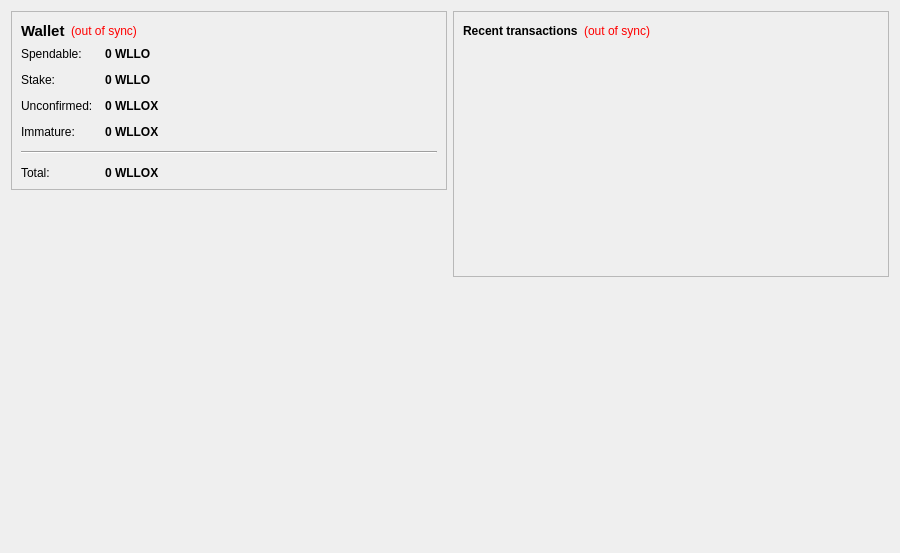
<?xml version="1.0" encoding="UTF-8"?>
<ui version="4.0">
 <class>OverviewPage</class>
 <widget class="QWidget" name="OverviewPage">
  <property name="geometry">
   <rect>
    <x>0</x>
    <y>0</y>
    <width>900</width>
    <height>553</height>
   </rect>
  </property>
  <property name="windowTitle">
   <string>Form</string>
  </property>
  <layout class="QHBoxLayout" name="horizontalLayout" stretch="1,1">
   <item>
    <layout class="QVBoxLayout" name="verticalLayout_2">
     <item>
      <widget class="QFrame" name="frame">
       <property name="frameShape">
        <enum>QFrame::StyledPanel</enum>
       </property>
       <property name="frameShadow">
        <enum>QFrame::Raised</enum>
       </property>
       <layout class="QVBoxLayout" name="verticalLayout_4">
        <item>
         <layout class="QHBoxLayout" name="horizontalLayout_4">
          <item>
           <widget class="QLabel" name="label_5">
            <property name="font">
             <font>
              <pointsize>11</pointsize>
              <weight>75</weight>
              <bold>true</bold>
             </font>
            </property>
            <property name="text">
             <string>Wallet</string>
            </property>
           </widget>
          </item>
          <item>
           <widget class="QLabel" name="labelWalletStatus">
            <property name="toolTip">
             <string>The displayed information may be out of date. Your wallet automatically synchronizes with the WillowCoin-v2 network after a connection is established, but this process has not completed yet.</string>
            </property>
            <property name="styleSheet">
             <string notr="true">QLabel { color: red; }</string>
            </property>
            <property name="text">
             <string notr="true">(out of sync)</string>
            </property>
            <property name="alignment">
             <set>Qt::AlignLeading|Qt::AlignLeft|Qt::AlignVCenter</set>
            </property>
           </widget>
          </item>
          <item>
           <spacer name="horizontalSpacer_2">
            <property name="orientation">
             <enum>Qt::Horizontal</enum>
            </property>
            <property name="sizeHint" stdset="0">
             <size>
              <width>40</width>
              <height>20</height>
             </size>
            </property>
           </spacer>
          </item>
         </layout>
        </item>
        <item>
         <layout class="QFormLayout" name="formLayout_2">
          <property name="fieldGrowthPolicy">
           <enum>QFormLayout::AllNonFixedFieldsGrow</enum>
          </property>
          <property name="horizontalSpacing">
           <number>12</number>
          </property>
          <property name="verticalSpacing">
           <number>12</number>
          </property>
          <item row="0" column="0">
           <widget class="QLabel" name="label">
            <property name="text">
             <string>Spendable:</string>
            </property>
           </widget>
          </item>
          <item row="0" column="1">
           <widget class="QLabel" name="labelBalance">
            <property name="font">
             <font>
              <weight>75</weight>
              <bold>true</bold>
             </font>
            </property>
            <property name="cursor">
             <cursorShape>IBeamCursor</cursorShape>
            </property>
            <property name="toolTip">
             <string>Your current spendable balance</string>
            </property>
            <property name="text">
             <string notr="true">0 WLLO</string>
            </property>
            <property name="textInteractionFlags">
             <set>Qt::LinksAccessibleByMouse|Qt::TextSelectableByKeyboard|Qt::TextSelectableByMouse</set>
            </property>
           </widget>
          </item>
          <item row="1" column="0">
           <widget class="QLabel" name="label_6">
            <property name="text">
             <string>Stake:</string>
            </property>
           </widget>
          </item>
          <item row="1" column="1">
           <widget class="QLabel" name="labelStake">
            <property name="font">
             <font>
              <weight>75</weight>
              <bold>true</bold>
             </font>
            </property>
            <property name="cursor">
             <cursorShape>IBeamCursor</cursorShape>
            </property>
            <property name="toolTip">
             <string>Total of coins that were staked, and do not yet count toward the current balance</string>
            </property>
            <property name="text">
             <string notr="true">0 WLLO</string>
            </property>
            <property name="textInteractionFlags">
             <set>Qt::LinksAccessibleByMouse|Qt::TextSelectableByKeyboard|Qt::TextSelectableByMouse</set>
            </property>
           </widget>
          </item>
          <item row="2" column="0">
           <widget class="QLabel" name="label_3">
            <property name="text">
             <string>Unconfirmed:</string>
            </property>
           </widget>
          </item>
          <item row="2" column="1">
           <widget class="QLabel" name="labelUnconfirmed">
            <property name="font">
             <font>
              <weight>75</weight>
              <bold>true</bold>
             </font>
            </property>
            <property name="cursor">
             <cursorShape>IBeamCursor</cursorShape>
            </property>
            <property name="toolTip">
             <string>Total of transactions that have yet to be confirmed, and do not yet count toward the current balance</string>
            </property>
            <property name="text">
             <string notr="true">0 WLLOX</string>
            </property>
            <property name="textInteractionFlags">
             <set>Qt::LinksAccessibleByMouse|Qt::TextSelectableByKeyboard|Qt::TextSelectableByMouse</set>
            </property>
           </widget>
          </item>
          <item row="3" column="0">
           <widget class="QLabel" name="labelImmatureText">
            <property name="text">
             <string>Immature:</string>
            </property>
           </widget>
          </item>
          <item row="3" column="1">
           <widget class="QLabel" name="labelImmature">
            <property name="font">
             <font>
              <weight>75</weight>
              <bold>true</bold>
             </font>
            </property>
            <property name="toolTip">
             <string>Mined balance that has not yet matured</string>
            </property>
            <property name="text">
             <string notr="true">0 WLLOX</string>
            </property>
            <property name="textInteractionFlags">
             <set>Qt::LinksAccessibleByMouse|Qt::TextSelectableByKeyboard|Qt::TextSelectableByMouse</set>
            </property>
           </widget>
          </item>
          <item row="4" column="0" colspan="2">
           <widget class="Line" name="line">
            <property name="orientation">
             <enum>Qt::Horizontal</enum>
            </property>
           </widget>
          </item>
          <item row="5" column="0">
           <widget class="QLabel" name="labelTotalText">
            <property name="text">
             <string>Total:</string>
            </property>
           </widget>
          </item>
          <item row="5" column="1">
           <widget class="QLabel" name="labelTotal">
            <property name="font">
             <font>
              <weight>75</weight>
              <bold>true</bold>
             </font>
            </property>
            <property name="cursor">
             <cursorShape>IBeamCursor</cursorShape>
            </property>
            <property name="toolTip">
             <string>Your current total balance</string>
            </property>
            <property name="text">
             <string notr="true">0 WLLOX</string>
            </property>
            <property name="textInteractionFlags">
             <set>Qt::LinksAccessibleByMouse|Qt::TextSelectableByKeyboard|Qt::TextSelectableByMouse</set>
            </property>
           </widget>
          </item>
         </layout>
        </item>
       </layout>
      </widget>
     </item>
     <item>
      <spacer name="verticalSpacer">
       <property name="orientation">
        <enum>Qt::Vertical</enum>
       </property>
       <property name="sizeHint" stdset="0">
        <size>
         <width>20</width>
         <height>40</height>
        </size>
       </property>
      </spacer>
     </item>
    </layout>
   </item>
   <item>
    <layout class="QVBoxLayout" name="verticalLayout_3">
     <item>
      <widget class="QFrame" name="frame_2">
       <property name="frameShape">
        <enum>QFrame::StyledPanel</enum>
       </property>
       <property name="frameShadow">
        <enum>QFrame::Raised</enum>
       </property>
       <layout class="QVBoxLayout" name="verticalLayout">
        <item>
         <layout class="QHBoxLayout" name="horizontalLayout_2">
          <item>
           <widget class="QLabel" name="label_4">
            <property name="text">
             <string>&lt;b&gt;Recent transactions&lt;/b&gt;</string>
            </property>
           </widget>
          </item>
          <item>
           <widget class="QLabel" name="labelTransactionsStatus">
            <property name="toolTip">
             <string>The displayed information may be out of date. Your wallet automatically synchronizes with the WillowCoin-v2 network after a connection is established, but this process has not completed yet.</string>
            </property>
            <property name="styleSheet">
             <string notr="true">QLabel { color: red; }</string>
            </property>
            <property name="text">
             <string notr="true">(out of sync)</string>
            </property>
            <property name="alignment">
             <set>Qt::AlignRight|Qt::AlignTrailing|Qt::AlignVCenter</set>
            </property>
           </widget>
          </item>
          <item>
           <spacer name="horizontalSpacer">
            <property name="orientation">
             <enum>Qt::Horizontal</enum>
            </property>
            <property name="sizeHint" stdset="0">
             <size>
              <width>40</width>
              <height>20</height>
             </size>
            </property>
           </spacer>
          </item>
         </layout>
        </item>
        <item>
         <widget class="QListView" name="listTransactions">
          <property name="styleSheet">
           <string notr="true">QListView { background: transparent; }</string>
          </property>
          <property name="frameShape">
           <enum>QFrame::NoFrame</enum>
          </property>
          <property name="verticalScrollBarPolicy">
           <enum>Qt::ScrollBarAlwaysOff</enum>
          </property>
          <property name="horizontalScrollBarPolicy">
           <enum>Qt::ScrollBarAlwaysOff</enum>
          </property>
          <property name="selectionMode">
           <enum>QAbstractItemView::NoSelection</enum>
          </property>
         </widget>
        </item>
       </layout>
      </widget>
     </item>
     <item>
      <spacer name="verticalSpacer_2">
       <property name="orientation">
        <enum>Qt::Vertical</enum>
       </property>
       <property name="sizeHint" stdset="0">
        <size>
         <width>20</width>
         <height>40</height>
        </size>
       </property>
      </spacer>
     </item>
    </layout>
   </item>
  </layout>
 </widget>
 <resources>
  <include location="../bitcoin.qrc"/>
 </resources>
 <connections/>
</ui>
